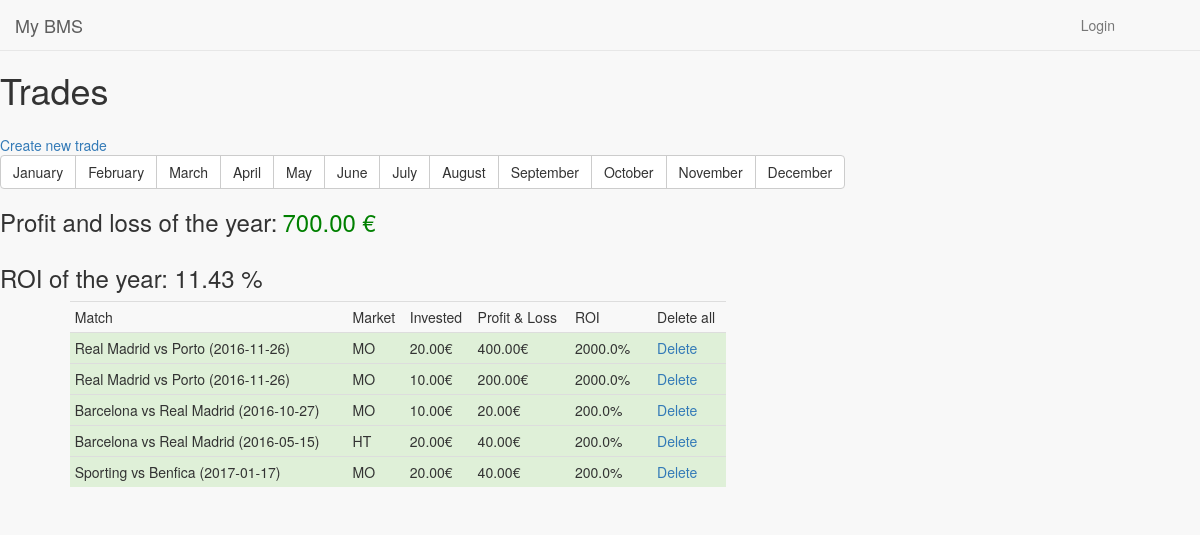
Screenshot of /Trade/ with the database file from the repository.
### trade/models.py (models this page shows, shortened)
class Trade(models.Model):
    match = models.ForeignKey(Match, related_name="match")
    market = models.ForeignKey(Market, related_name="login")
    invested = models.DecimalField(max_digits=10, decimal_places=2)
    profitLoss = models.DecimalField(max_digits=10, decimal_places=2)
    def divide(self):
        return (int(self.profitLoss) * 100) / int(self.invested)

### match/models.py (models this page shows)
class Match(models.Model):
    competition = models.ForeignKey(Competition, related_name="competition")
    homeTeam = models.ForeignKey(Team, related_name="home")
    awayTeam = models.ForeignKey(Team, related_name="away")
    match_time = models.DateField(default=date.today)
    def __str__(self):
        return self.homeTeam.team_name + ' vs ' + self.awayTeam.team_name + ' (' + str(self.match_time) + ')'

### team/models.py (models this page shows, shortened)
class Team(models.Model):
    team_name = CharField(max_length=20)

### market/models.py (models this page shows)
class Market(models.Model):
    market_name = CharField(max_length=20)
    def __str__(self):
        return self.market_name

### trade/views.py (the view)
def trades(request):
    allTrades = Trade.objects.all()
    totalOfYear = 0
    totalInvestedYear = 0
    for trade in allTrades:
        totalOfYear = totalOfYear + trade.profitLoss
        totalInvestedYear = totalInvestedYear + trade.invested
    totalROIOfYear = float((totalInvestedYear * 100) / totalOfYear)
    context = {'allTrades': allTrades, 'totalOfYear': totalOfYear, 'totalROIOfYear': totalROIOfYear}
    return render(request, 'trade/index.html', context)

### trade/templates/trade/index.html (shortened to what this page needs)
{% extends "gba_menu.html" %}
{% block pageHeader %}
Trades
{% endblock %}
{% block pageBody %}
<a href="{% url 'newTrade' %}"> Create new trade</a><br>
<div class="btn-group" role="group" aria-label="...">
    <a class="btn btn-default" href="{% url 'filterByMonth' 1 %}">January </a>
    <a class="btn btn-default" href="{% url 'filterByMonth' 2 %}">February </a>
    <a class="btn btn-default" href="{% url 'filterByMonth' 3 %}">March</a>
    <a class="btn btn-default" href="{% url 'filterByMonth' 4 %}">April</a>
    <a class="btn btn-default" href="{% url 'filterByMonth' 5 %}">May</a>
    <a class="btn btn-default" href="{% url 'filterByMonth' 6 %}">June</a>
    <a class="btn btn-default" href="{% url 'filterByMonth' 7 %}">July</a>
    <a class="btn btn-default" href="{% url 'filterByMonth' 8 %}">August</a>
    <a class="btn btn-default" href="{% url 'filterByMonth' 9 %}">September</a>
    <a class="btn btn-default" href="{% url 'filterByMonth' 10 %}">October</a>
    <a class="btn btn-default" href="{% url 'filterByMonth' 11 %}">November</a>
    <a class="btn btn-default" href="{% url 'filterByMonth' 12 %}">December</a>
</div>
<div>
        <div style="    width: 100%;
    float: left;">
    {% if totalOfYear != None %}
        <h3 style="float:left;padding-right:5px;">Profit and loss of the year: </h3>
        {%if totalOfYear > 0 %}
           <h3 style="float:left;color:green;">{{ totalOfYear }} €</h3>
        {% else %}
            {%if totalOfYear < 0 %}
                <h3 style="float:left; color:red;">{{ totalOfYear }} €</h3>
            {% else %}
                <h3 style="float:left;">{{ totalOfYear }} €</h3>
            {% endif %}
        {% endif %}
    {% endif %}
</div>
    <div style="    width: 100%;
    float: left;">
    {% if totalROIOfYear != None %}
        <h3 style="clear:left;">ROI of the year: {{ totalROIOfYear |floatformat:-2  }} %</h3>
    {% endif %}
</div>
</div>
<div class="container-fluid col-md-8 " style="clear:left">
    <table class="table table-condensed col-md-offset-1" style="width:1000px">
        <tr>
            <td>Match</td>
            <td>Market</td>
            <td>Invested</td>
            <td>Profit & Loss</td>
            <td>ROI</td>
            <td></td>
            <td>Delete all</td>
        </tr>
        {% for trade in allTrades %}
        {% if trade.profitLoss > 0 %}
        <tr id="{{ trade.id }}" class="success">
            {% else %}
            {% if trade.profitLoss < 0 %}
        <tr id="{{ trade.id }}" class="danger">
            {% else %}
        <tr id="{{ trade.id }}" class="active">
            {% endif %}
            {% endif %}
            <td>{{trade.match}}</td>
            <td>{{trade.market}}</td>
            <td>{{trade.invested}}€</td>
            <td>{{trade.profitLoss}}€</td>
            <td>{{trade.divide}}%</td>
            <td></td>
            <td><a href="{% url 'deleteTrade' trade.id %}"> Delete
            </a>
            </td>
        </tr>
        {% endfor %}
    </table>
</div>
{% endblock %}

### rows the page displays
Trade: match "Real Madrid vs Porto (2016-11-26)", market "MO", invested "20.00", profitLoss "400.00", divide "2000.0"
Trade: match "Real Madrid vs Porto (2016-11-26)", market "MO", invested "10.00", profitLoss "200.00", divide "2000.0"
Trade: match "Barcelona vs Real Madrid (2016-10-27)", market "MO", invested "10.00", profitLoss "20.00", divide "200.0"
Trade: match "Barcelona vs Real Madrid (2016-05-15)", market "HT", invested "20.00", profitLoss "40.00", divide "200.0"
Trade: match "Sporting vs Benfica (2017-01-17)", market "MO", invested "20.00", profitLoss "40.00", divide "200.0"

### other values shown
{{ totalOfYear }} "700.00"
{{ totalROIOfYear |floatformat:-2 }} "11.43"
